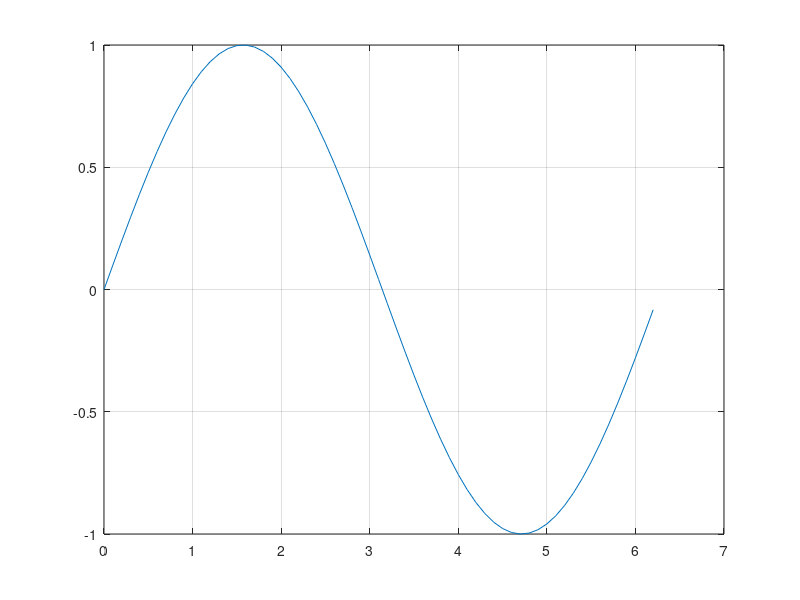

MATLAB code to generate this figure:

a = 1:10
b = 1:2:10
c = 1:10:100
d = 100:-10:-50



% Use of colon operator
    
    %X-axis from 0 to 2pi
    x = [0:0.1:2*pi]
    %sine values on Y-axis
    y = sin(x);
    %Plotted X and Y values
    plot(x,y)
    grid on